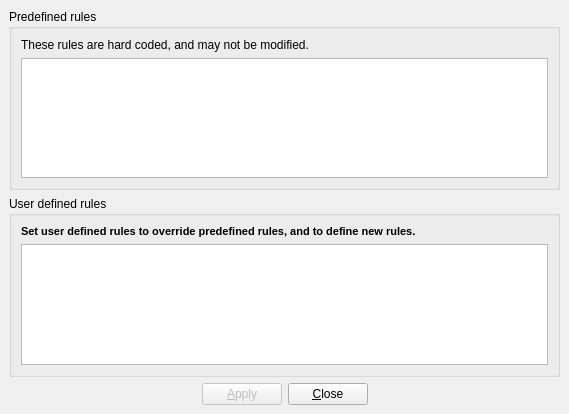
<ui version="4.0" >
 <author></author>
 <comment></comment>
 <exportmacro></exportmacro>
 <class>PermissionsDialog</class>
 <widget class="QDialog" name="PermissionsDialog" >
  <property name="geometry" >
   <rect>
    <x>0</x>
    <y>0</y>
    <width>569</width>
    <height>414</height>
   </rect>
  </property>
  <property name="windowTitle" >
   <string>Modify Permissions</string>
  </property>
  <property name="windowIcon" >
   <iconset resource="images.qrc" >:/images/edit_permissions32.png</iconset>
  </property>
  <property name="sizeGripEnabled" >
   <bool>false</bool>
  </property>
  <layout class="QVBoxLayout" >
   <property name="margin" >
    <number>9</number>
   </property>
   <property name="spacing" >
    <number>6</number>
   </property>
   <item>
    <widget class="QGroupBox" name="groupBox" >
     <property name="title" >
      <string>Predefined rules</string>
     </property>
     <layout class="QVBoxLayout" >
      <property name="margin" >
       <number>9</number>
      </property>
      <property name="spacing" >
       <number>6</number>
      </property>
      <item>
       <widget class="QLabel" name="label" >
        <property name="text" >
         <string>These rules are hard coded, and may not be modified.</string>
        </property>
        <property name="wordWrap" >
         <bool>false</bool>
        </property>
       </widget>
      </item>
      <item>
       <widget class="QTextEdit" name="predefinedPermissions" >
        <property name="sizePolicy" >
         <sizepolicy>
          <hsizetype>5</hsizetype>
          <vsizetype>5</vsizetype>
          <horstretch>0</horstretch>
          <verstretch>0</verstretch>
         </sizepolicy>
        </property>
        <property name="font" >
         <font>
          <family>Courier New</family>
          <pointsize>10</pointsize>
          <weight>50</weight>
          <italic>false</italic>
          <bold>false</bold>
          <underline>false</underline>
          <strikeout>false</strikeout>
         </font>
        </property>
        <property name="tabChangesFocus" >
         <bool>true</bool>
        </property>
        <property name="lineWrapMode" >
         <enum>QTextEdit::NoWrap</enum>
        </property>
        <property name="readOnly" >
         <bool>true</bool>
        </property>
       </widget>
      </item>
     </layout>
    </widget>
   </item>
   <item>
    <widget class="QGroupBox" name="groupBox_2" >
     <property name="title" >
      <string>User defined rules</string>
     </property>
     <layout class="QVBoxLayout" >
      <property name="margin" >
       <number>9</number>
      </property>
      <property name="spacing" >
       <number>6</number>
      </property>
      <item>
       <widget class="QLabel" name="status" >
        <property name="text" >
         <string>&lt;html>&lt;head>&lt;meta name="qrichtext" content="1" />&lt;/head>&lt;body style=" white-space: pre-wrap; font-family:MS Shell Dlg 2; font-size:8.25pt; font-weight:400; font-style:normal; text-decoration:none;">&lt;p style=" margin-top:0px; margin-bottom:0px; margin-left:0px; margin-right:0px; -qt-block-indent:0; text-indent:0px;">&lt;span style=" font-size:8pt; font-weight:600;">Set user defined rules to override predefined rules, and to define new rules.&lt;/span>&lt;/p>&lt;/body>&lt;/html></string>
        </property>
       </widget>
      </item>
      <item>
       <widget class="QTextEdit" name="permissions" >
        <property name="font" >
         <font>
          <family>Courier New</family>
          <pointsize>10</pointsize>
          <weight>50</weight>
          <italic>false</italic>
          <bold>false</bold>
          <underline>false</underline>
          <strikeout>false</strikeout>
         </font>
        </property>
        <property name="tabChangesFocus" >
         <bool>true</bool>
        </property>
        <property name="lineWrapMode" >
         <enum>QTextEdit::NoWrap</enum>
        </property>
        <property name="acceptRichText" >
         <bool>false</bool>
        </property>
       </widget>
      </item>
     </layout>
    </widget>
   </item>
   <item>
    <layout class="QHBoxLayout" >
     <property name="margin" >
      <number>0</number>
     </property>
     <property name="spacing" >
      <number>6</number>
     </property>
     <item>
      <spacer>
       <property name="orientation" >
        <enum>Qt::Horizontal</enum>
       </property>
       <property name="sizeHint" >
        <size>
         <width>40</width>
         <height>20</height>
        </size>
       </property>
      </spacer>
     </item>
     <item>
      <widget class="QPushButton" name="applyButton" >
       <property name="enabled" >
        <bool>false</bool>
       </property>
       <property name="text" >
        <string>&amp;Apply</string>
       </property>
       <property name="default" >
        <bool>true</bool>
       </property>
      </widget>
     </item>
     <item>
      <widget class="QPushButton" name="closeButton" >
       <property name="text" >
        <string>&amp;Close</string>
       </property>
      </widget>
     </item>
     <item>
      <spacer>
       <property name="orientation" >
        <enum>Qt::Horizontal</enum>
       </property>
       <property name="sizeHint" >
        <size>
         <width>40</width>
         <height>20</height>
        </size>
       </property>
      </spacer>
     </item>
    </layout>
   </item>
  </layout>
 </widget>
 <pixmapfunction></pixmapfunction>
 <resources>
  <include location="images.qrc" />
 </resources>
 <connections/>
</ui>
